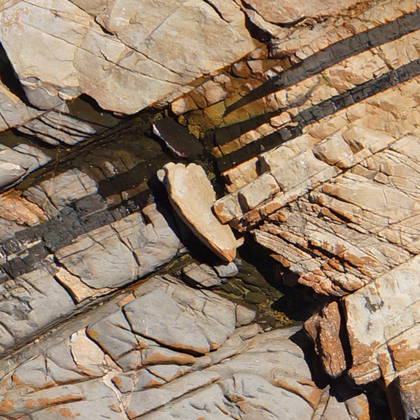
%> input picture Examples/Bingie_Bingie/Bingie_Bingie_area1.tif, 420 x 420 px, shrunk from 875 x 875 before the run
$ octave Ridge_Post_Processing.m   (GNU Octave 9; MATLAB toolbox functions it lacks are replaced by stand-ins)
%> lines starting %> are read from the running program, lines starting %| are printed output that depends on the picture
### Function_Dependencies/imopen.m
function B = imopen(A, se_) %#codegen
%IMOPEN Morphologically open image.
%   IM2 = IMOPEN(IM,SE) performs morphological opening on the grayscale
%   or binary image IM with the structuring element SE.  SE must be a
%   single structuring element object, as opposed to an array of
%   objects.
%
%   IM2 = IMOPEN(IM,NHOOD) performs opening with the structuring element
%   STREL(NHOOD), where NHOOD is an array of 0s and 1s that specifies the
%   structuring element neighborhood.
%
%   The morphological open operation is an erosion followed by a dilation,
%   using the same structuring element for both operations.
%
%   Class Support
%   -------------
%   IM can be any numeric or logical class and any dimension, and must be
%   nonsparse.  If IM is logical, then SE must be flat.  IM2 has the same
%   class as IM.
%
%   Example
%   -------
%   Remove snowflakes having a radius less than 5 pixels by opening it with
%   a disk-shaped structuring element having a 5 pixel radius.
%
%       original = imread('snowflakes.png');
%       se = strel('disk',5);
%       afterOpening = imopen(original,se);
%       figure, imshow(original), figure, imshow(afterOpening,[])
%
%   See also IMCLOSE, IMDILATE, IMERODE, STREL.

%   Copyright 1993-2015 The MathWorks, Inc.

validateattributes(A, ...
    {'numeric' 'logical'}, ...
    {'real' 'nonsparse'},...
    mfilename, 'I or BW', 1);

se = images.internal.strelcheck(se_, mfilename, 'SE', 2);

coder.internal.errorIf((length(se(:)) > 1),...
    'images:imopen:nonscalarStrel');

strel_is_flat    = coder.const(isflat(se));
input_is_logical = coder.const(islogical(A));
strel_is_2d      = coder.const(ismatrix(getnhood(se)));

coder.internal.errorIf((input_is_logical && ~strel_is_flat), ...
    'images:imopen:binaryImageWithNonflatStrel');

input_is_2d = coder.const(numel(size(A))==2);

pre_pack_ = coder.const(input_is_logical && input_is_2d && strel_is_2d);
coder.extrinsic('images.internal.coder.isCodegenForHost');
coder.extrinsic('images.internal.coder.useSharedLibrary');
if(coder.target('MATLAB'))
    pre_pack = pre_pack_;
else
    % packed inputs are only supported in shared library mode (host)
    pre_pack = pre_pack_ ...
        && ~coder.const(images.internal.coder.isCodegenForHost())...
        && coder.const(images.internal.coder.useSharedLibrary());
end

pre_pack = coder.const(pre_pack);

M = size(A,1);
if pre_pack
    inputImage = bwpack(A);
    packopt = 'ispacked';
    outputImage = imdilate(imerode(inputImage,se,packopt,M),se,packopt,M);
    B = bwunpack(outputImage,M);
else
    inputImage = A;
    packopt = 'notpacked';
    B = imdilate(imerode(inputImage,se,packopt,M),se,packopt,M);
end

### Ridge_Post_Processing.m
%--------------------------------------------------------------------------
% This script performs the post-processing on the binarized ridges. The
% operations performed are segmentation using Otsu thresholding,
% skeletonization and polyline fitting
%
% binary ridge image -> segmentation -> skeletonization -> poyline fitting
%
% Calls functions from Geom2D Toolbox by David Legland, CoSHREM Toolbox
% by Rafael Reisenhofer and MATLAB Image Processing Toolbox
%       -> CSHRMgetOverlay.m (from CoSHREM Toolbox)
%       -> polynomialCurveSetFit.m (from Geom2D Toolbox)
%       -> drawPolynomialCurve.m (from Geom2D Toolbox)
%       -> minDistancePoints.m (from Geom2D Toolbox)
%       -> parametrize.m (from Geom2D Toolbox)
%       -> polynomialCurveFit.m (from Geom2D Toolbox)
%       -> polynomialCurvePoint.m (from Geom2D Toolbox)
%       -> polynomialCurveSetFit.m (from Geom2D Toolbox)
%--------------------------------------------------------------------------
clc
clear all
close all
format compact

%% select binarized ridge files to be opened
    disp('Select multiple Ridges files (they must be in a single folder)');
    [InFileListShort, pathname] = uigetfile('*.jpg;*.tif;*.png','Select input image files','MultiSelect','on');
%> the answer given: Examples/Bingie_Bingie/Bingie_Bingie_area1.tif

    if not(iscell(InFileListShort))
       InFileListShort = {InFileListShort};
    end

    replicatePath = repmat(cellstr(pathname),size(InFileListShort));
    InFileList = strcat(replicatePath,InFileListShort);

    clear replicatePath;
    funPath = fileparts(which('Ridge_Post_Processing.m'));
    addpath(genpath(funPath));

%% select source images to create overlays for visual comparison
    disp('Select multiple Ridges files (they must be in a single folder)');
    [InFileListShort2, pathname2] = uigetfile('*.jpg;*.tif;*.png','Select input image files','MultiSelect','on');
%> the answer given: Examples/Bingie_Bingie/Bingie_Bingie_area2.tif

    if not(iscell(InFileListShort2))
       InFileListShort2 = {InFileListShort2};
    end

    replicatePath2 = repmat(cellstr(pathname2),size(InFileListShort2));
    InFileList2 = strcat(replicatePath2,InFileListShort2);

    clear replicatePath;
    funPath2 = fileparts(which('Ridge_Post_Processing.m'));
    addpath(genpath(funPath2));


%%  create directories to save images corresponding to post-processing steps

% [4 lines of commented-out code are left out]

%%  loop that performs the post-processing steps

for m = 1:size(InFileList,2)
    tic
    % counter
    disp(' ');
    disp('%%%%%%%%%%%%%%%%%%%%%%%%%%%%%%%%');
    disp(['This is image ' num2str(m) ' out of ' num2str(size(InFileList, 2))]);
    disp(['Performing Otsu Thresholding Segmentation for Image  ' num2str(m) ' out of ' num2str(size(InFileList, 2))]);
    disp('%%%%%%%%%%%%%%%%%%%%%%%%%%%%%%%%');

    % read the binarized ridge image
    imageIN = imread(InFileList{m});
%> imageIN is the input picture: size 420x420x3 uint8; mean R, G, B 150.2, 128.6, 107.1

    % read the source image
    imageIN_1 = imread(InFileList2{m});
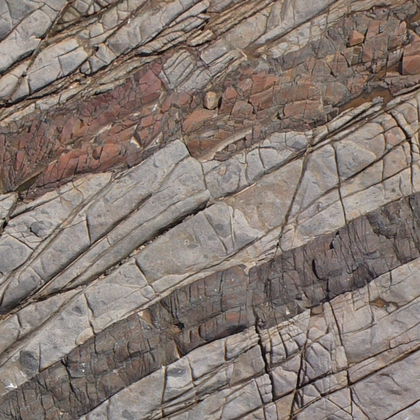
%> input picture Examples/Bingie_Bingie/Bingie_Bingie_area2.tif, 420 x 420 px, shrunk from 875 x 875 before the run
%> imageIN_1 is the input picture: size 420x420x3 uint8; mean R, G, B 133.6, 121.6, 113.8
    imageIN_1 = rgb2gray(imageIN_1);
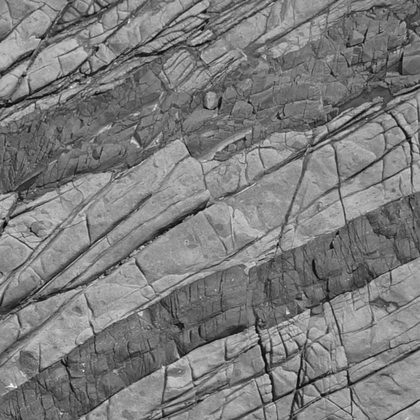
%> imageIN_1: size 420x420 uint8; min 4, max 255, mean 124.3
%> the run ends on the next line
    imageIN_4 = imageIN;

    % estimating background using morphological opening
    background = imopen(imageIN,strel('disk',5));
